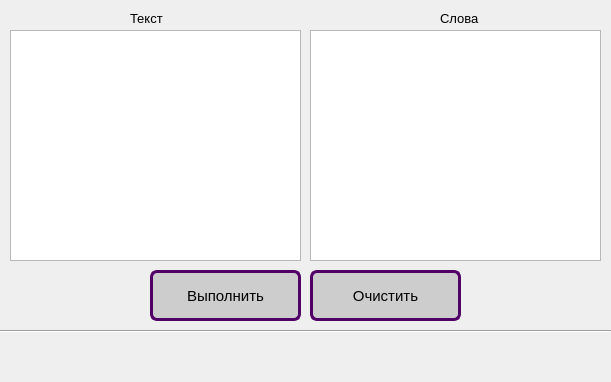
<?xml version="1.0" encoding="UTF-8"?>
<ui version="4.0">
 <class>Dialog</class>
 <widget class="QDialog" name="Dialog">
  <property name="geometry">
   <rect>
    <x>0</x>
    <y>0</y>
    <width>611</width>
    <height>382</height>
   </rect>
  </property>
  <property name="minimumSize">
   <size>
    <width>611</width>
    <height>382</height>
   </size>
  </property>
  <property name="maximumSize">
   <size>
    <width>611</width>
    <height>382</height>
   </size>
  </property>
  <property name="windowTitle">
   <string>Dialog</string>
  </property>
  <widget class="QTextEdit" name="textEdit_words">
   <property name="enabled">
    <bool>true</bool>
   </property>
   <property name="geometry">
    <rect>
     <x>310</x>
     <y>30</y>
     <width>291</width>
     <height>231</height>
    </rect>
   </property>
   <property name="font">
    <font>
     <family>Segoe UI</family>
     <pointsize>10</pointsize>
    </font>
   </property>
   <property name="readOnly">
    <bool>true</bool>
   </property>
  </widget>
  <widget class="QTextEdit" name="textEdit_text">
   <property name="geometry">
    <rect>
     <x>10</x>
     <y>30</y>
     <width>291</width>
     <height>231</height>
    </rect>
   </property>
   <property name="font">
    <font>
     <family>Segoe UI</family>
     <pointsize>10</pointsize>
    </font>
   </property>
  </widget>
  <widget class="QLabel" name="label_1">
   <property name="geometry">
    <rect>
     <x>130</x>
     <y>10</y>
     <width>61</width>
     <height>16</height>
    </rect>
   </property>
   <property name="font">
    <font>
     <family>Segoe UI</family>
     <pointsize>10</pointsize>
    </font>
   </property>
   <property name="text">
    <string>Текст</string>
   </property>
  </widget>
  <widget class="QLabel" name="label_2">
   <property name="geometry">
    <rect>
     <x>440</x>
     <y>10</y>
     <width>61</width>
     <height>16</height>
    </rect>
   </property>
   <property name="font">
    <font>
     <family>Segoe UI</family>
     <pointsize>10</pointsize>
    </font>
   </property>
   <property name="text">
    <string>Слова</string>
   </property>
  </widget>
  <widget class="QPushButton" name="btn_solve">
   <property name="geometry">
    <rect>
     <x>150</x>
     <y>270</y>
     <width>151</width>
     <height>51</height>
    </rect>
   </property>
   <property name="font">
    <font>
     <family>Tahoma</family>
     <pointsize>11</pointsize>
     <weight>9</weight>
     <italic>false</italic>
     <bold>false</bold>
    </font>
   </property>
   <property name="styleSheet">
    <string notr="true">border: 3px solid #510066;
                    border-radius: 7px;
                    background: #CDCDCD;
                
font: 75 11pt &quot;Tahoma&quot;;</string>
   </property>
   <property name="text">
    <string>Выполнить</string>
   </property>
  </widget>
  <widget class="QPushButton" name="btn_clear">
   <property name="geometry">
    <rect>
     <x>310</x>
     <y>270</y>
     <width>151</width>
     <height>51</height>
    </rect>
   </property>
   <property name="font">
    <font>
     <family>Tahoma</family>
     <pointsize>11</pointsize>
     <weight>9</weight>
     <italic>false</italic>
     <bold>false</bold>
    </font>
   </property>
   <property name="styleSheet">
    <string notr="true">border: 3px solid #510066;
                    border-radius: 7px;
                    background: #CDCDCD;
                
font: 75 11pt &quot;Tahoma&quot;;</string>
   </property>
   <property name="text">
    <string>Очистить</string>
   </property>
  </widget>
  <widget class="QLabel" name="label_task_1">
   <property name="geometry">
    <rect>
     <x>0</x>
     <y>330</y>
     <width>591</width>
     <height>51</height>
    </rect>
   </property>
   <property name="font">
    <font>
     <family>Segoe UI</family>
     <pointsize>10</pointsize>
    </font>
   </property>
   <property name="text">
    <string/>
   </property>
   <property name="pixmap">
    <pixmap>task.PNG</pixmap>
   </property>
   <property name="alignment">
    <set>Qt::AlignCenter</set>
   </property>
  </widget>
  <widget class="Line" name="line">
   <property name="geometry">
    <rect>
     <x>0</x>
     <y>323</y>
     <width>611</width>
     <height>16</height>
    </rect>
   </property>
   <property name="orientation">
    <enum>Qt::Horizontal</enum>
   </property>
  </widget>
 </widget>
 <resources/>
 <connections/>
</ui>
